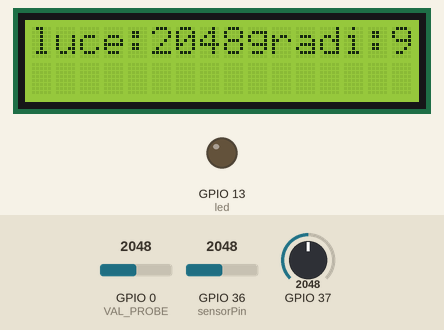
Bench run of a sketch on a simulated ESP32. On the bench: 16×2 character LCD, output pins drawn as LEDs (lit = HIGH). Inputs (shaded band) come from the test bench; at power-on: GPIO 0 (VAL_PROBE) = 2048, GPIO 36 (sensorPin) = 2048, GPIO 37 = 2048. WiFi joins after 1.5 s; servers stay silent unless stated; uploads are accepted with an empty reply; what the sketch prints to the serial monitor is not drawn.

Above: at 20.1 s.
At 27.5 s:
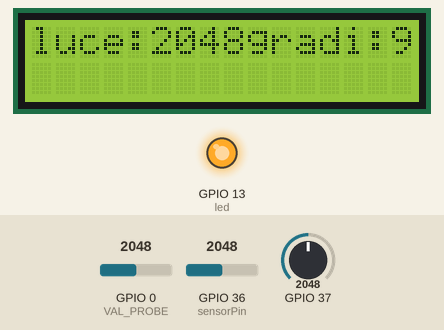
Timing chart, 0 to 29.0 s (numbered marks = the images above):
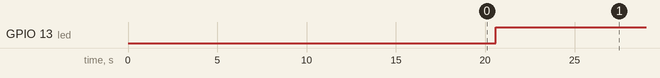

Measured:
- by itself, GPIO 13 (led): LOW → HIGH at 20.6 s
- what the display in image 0 shows lasts 0.5 s, from 20.1 s to 20.6 s

The sketch:

ArduinoSensorMonitor.ino
```cpp
/*
  Arduinotour 2013 @ Verona

  Nome Progetto: Arduino Sensor Monitor
  Autori: Andrea Tabarelli de Fatis, Gionata, Luca Rigon, ...
  Materiale utilizzato: Arduino Uno, StarterKit, Arduino WifiShield.
  Linguaggi di programmazione: Arduino
  Descrizione: rilevare la temperatura e la luce con appositi sensori ed inviarli tramite una Wifi Shield
  a OpenEnergyMonitor che salva e monitora l’andamento dei valori grazie ad una dashboard personalizzabile
  (emoncms.org) user: workshoparduino pass: workshop

  based on Arduino & OpenEnergyMonitor
  https://github.com/OfficineArduino/Tutorial-Wired/tree/master/OpenEnergyMonitor
*/

#include <stdio.h>
#include <LiquidCrystal.h>
int led = 13;

int sensorPin = A0;    // select the input pin for the potentiometer
int sensorValue = 0;  // variable to store the value coming from the sensor
LiquidCrystal lcd(9, 8, 5, 4, 3, 2);
const int VAL_PROBE = 0; // Analog pin 0
const int MOISTURE_LEVEL = 250; // the value after the LED goes ON

int termometro = 0;
float temperatura = 20.0;
float voltage = 0.0;

//if using a W5100 based Ethernet shield, comment out the following line;
//leave untouched if using Arduino Wifi Shield
#define WIFI

#include <SPI.h>

#ifdef WIFI
#include <WiFi.h>
#include <WiFiClient.h>
#else
#include <Ethernet.h>
#endif

//network configuration, WIRED or WIFI
#ifdef WIFI
//if using WIFI
char ssid[] = "ssid"; //  your network SSID (name)
char pass[] = "password";    // your network password (use for WPA, or use as key for WEP)

int status = WL_IDLE_STATUS;
int keyIndex = 0;            // your network key Index number (needed only for WEP)

WiFiClient client;
#else
//if using WIRED
byte mac[] = {
  0x90, 0xA2, 0xDA, 0x00, 0x69, 0xD5};

// fill in an available IP address on your network here,
// for auto configuration:
IPAddress ip(192, 168, 1, 2);
IPAddress subnet(255, 255, 255, 0);
IPAddress dns(8, 8, 8, 8);
IPAddress gw(192, 168, 1, 254);

EthernetClient client;
#endif

//Calibrations
const float temp_offset = 0;

// Sensor pins
const int tempSensorPin = A1;
const int lightSensorPin = A0;

float tempValue = 0;
int lightValue = 0;

//Emoncms configurations
char server[] = "emoncms.org";     // name address for emoncms.org
//IPAddress server(213, 138, 101, 177);  // numeric IP for emoncms.org (no DNS)

String apikey = "1cf434274........";  //api key
int node = 0; //if 0, not used per usare più arduino

unsigned long lastConnectionTime = 0;          // last time you connected to the server, in milliseconds
boolean lastConnected = false;                 // state of the connection last time through the main loop
const unsigned long postingInterval = 1*1000;  // delay between updates, in milliseconds ogni 10 secondi

void setup() {
  // start serial port:
  Serial.begin(9600);
  Serial.begin(9600);
  lcd.begin(16, 2);
  pinMode(led, OUTPUT);
  // Display a welcome message
  Serial.println("Emoncms client starting...");

#ifdef WIFI
  // check for the presence of the shield:
  if (WiFi.status() == WL_NO_SHIELD) {
    Serial.println("WiFi shield not present");
    // don't continue:
    while(true);
  }

  // attempt to connect to Wifi network:
  while ( status != WL_CONNECTED) {
    Serial.print("Attempting to connect to SSID: ");
    Serial.println(ssid);
    // Connect to WPA/WPA2 network.
    status = WiFi.begin(ssid, pass);

    // wait 10 seconds for connection:
    delay(10000);
  }
  Serial.println("Connected to wifi");
#else
  if (!Ethernet.begin(mac)) {
    // if DHCP fails, start with a hard-coded address:
    Serial.println("Failed to get an IP address using DHCP, forcing manually");
    Ethernet.begin(mac, ip, dns, gw, subnet);
  }
#endif

  printStatus();
}

void loop() {
  // read the value from the sensor:

  int moisture = analogRead(VAL_PROBE);
  int y = map(moisture, 730, 1023, 0, 254);
  termometro = analogRead(A1);
  voltage = (termometro/1024.0) * 5.0;
  temperatura = (voltage - .5) * 100;
  sensorValue = analogRead(sensorPin);

  // turn the ledPin on
  // stop the program for <sensorValue> milliseconds:
  lcd.print("luce:");
  lcd.print(sensorValue);
  lcd.print("gradi:");
  lcd.print(temperatura);
  delay (500);
  lcd.clear();

  if (temperatura > 27) {
    digitalWrite(led ,HIGH);
    Serial.print("ok");
    Serial.print(temperatura);


  }
  else {
    Serial.print("no");

  }


  // if there's incoming data from the net connection.
  // send it out the serial port.  This is for debugging
  // purposes only:
  if (client.available()) {
    char c = client.read();
    Serial.print(c);
  }

  // if there's no net connection, but there was one last time
  // through the loop, then stop the client:
  if (!client.connected() && lastConnected) {
    Serial.println();
    Serial.println("Disconnecting...");
    client.stop();
  }

  // if you're not connected, and at least <postingInterval> milliseconds have
  // passed sinceyour last connection, then connect again and
  // send data:
  if(!client.connected() && (millis() - lastConnectionTime > postingInterval)) {

    //read sensors

    //Print values (debug)
    Serial.println();
    Serial.print("Temp : ");
    Serial.print(temperatura);
    Serial.print(" ; Light : ");
    Serial.println(sensorValue);

    //send values
    sendData();
  }
  // store the state of the connection for next time through
  // the loop:
  lastConnected = client.connected();
}

// this method makes a HTTP connection to the server:
void sendData() {
  // if there's a successful connection:
  if (client.connect(server, 80)) {
    Serial.println("Connecting...");
    // send the HTTP GET request:
    client.print("GET /api/post?apikey=");
    client.print(apikey);
    if (node > 0) {
      client.print("&node=");
      client.print(node);
    }
    client.print("&json={temp2:");
    client.print(temperatura + temp_offset);
    client.print(",light2:");
    client.print(sensorValue);
    client.println("} HTTP/1.1");
    client.println("Host:emoncms.org");
    client.println("User-Agent: Arduino-ethernet");
    client.println("Connection: close");
    client.println();

    // note the time that the connection was made:
    lastConnectionTime = millis();
  }
  else {
    // if you couldn't make a connection:
    Serial.println("Connection failed");
    Serial.println("Disconnecting...");
    client.stop();
  }
}


void printStatus() {
#ifdef WIFI
  // print the SSID of the network you're attached to:
  Serial.print("SSID: ");
  Serial.println(WiFi.SSID());

  // print your WiFi shield's IP address:
  IPAddress ip = WiFi.localIP();
  Serial.print("IP Address: ");
  Serial.println(ip);

  // print the received signal strength:
  long rssi = WiFi.RSSI();
  Serial.print("signal strength (RSSI):");
  Serial.print(rssi);
  Serial.print(" dBm");
#else
  // print your local IP address:
  Serial.print("IP address: ");
  for (byte thisByte = 0; thisByte < 4; thisByte++) {
    // print the value of each byte of the IP address:
    Serial.print(Ethernet.localIP()[thisByte], DEC);
    Serial.print(".");
  }
#endif
  Serial.println();
}
```
